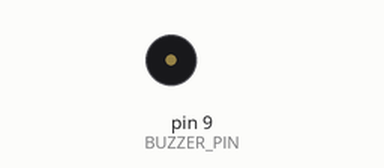
Simulated run of this sketch. Board: Arduino Uno, built with avr-gcc and run on an emulated ATmega328P. Parts: buzzer (waves = sounding).

Above: at 1.27 s.
At 12.5 s:
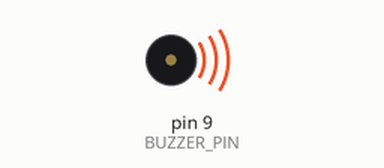
Timing chart, 0 to 21.2 s (numbered marks = the images above):
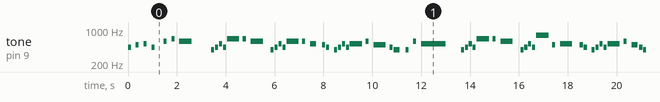

Measured:
- by itself, tone on pin 9 (BUZZER_PIN): plays 440 Hz for 0.13 s, 494 Hz for 0.13 s, 523 Hz for 0.13 s, 440 Hz for 0.13 s, 587 Hz for 0.13 s, 659 Hz for 0.13 s … (296 notes in this stretch)

The sketch:

code.ino
```cpp
#include "pitches.h"

#define BUZZER_PIN 9

int melody[] = {
  NOTE_A4, REST, NOTE_B4, REST, NOTE_C5, REST, NOTE_A4, REST,
  NOTE_D5, REST, NOTE_E5, REST, NOTE_D5, REST,

  NOTE_G4, NOTE_A4, NOTE_C5, NOTE_A4, NOTE_E5, NOTE_E5, REST,
  NOTE_D5, REST,

  NOTE_G4, NOTE_A4, NOTE_C5, NOTE_A4, NOTE_D5, NOTE_D5, REST,
  NOTE_C5, REST, NOTE_B4, NOTE_A4, REST,

  NOTE_G4, NOTE_A4, NOTE_C5, NOTE_A4, NOTE_C5, NOTE_D5, REST,
  NOTE_B4, NOTE_A4, NOTE_G4, REST, NOTE_G4, REST, NOTE_D5, REST, NOTE_C5, REST,

  NOTE_G4, NOTE_A4, NOTE_C5, NOTE_A4, NOTE_E5, NOTE_E5, REST,
  NOTE_D5, REST,

  NOTE_G4, NOTE_A4, NOTE_C5, NOTE_A4, NOTE_G5, NOTE_B4, REST,
  NOTE_C5, REST, NOTE_B4, NOTE_A4, REST,

  NOTE_G4, NOTE_A4, NOTE_C5, NOTE_A4, NOTE_C5, NOTE_D5, REST,
  NOTE_B4, NOTE_A4, NOTE_G4, REST, NOTE_G4, REST, NOTE_D5, REST, NOTE_C5, REST,

  NOTE_C5, REST, NOTE_D5, REST, NOTE_G4, REST, NOTE_D5, REST, NOTE_E5, REST,
  NOTE_G5, NOTE_F5, NOTE_E5, REST,

  NOTE_C5, REST, NOTE_D5, REST, NOTE_G4, REST
};

int durations[] = {
  8, 8, 8, 8, 8, 8, 8, 4,
  8, 8, 8, 8, 2, 2,

  8, 8, 8, 8, 2, 8, 8,
  2, 8,

  8, 8, 8, 8, 2, 8, 8,
  4, 8, 8, 8, 8,

  8, 8, 8, 8, 2, 8, 8,
  2, 8, 4, 8, 8, 8, 8, 8, 1, 4,

  8, 8, 8, 8, 2, 8, 8,
  2, 8,

  8, 8, 8, 8, 2, 8, 8,
  2, 8, 8, 8, 8,

  8, 8, 8, 8, 2, 8, 8,
  4, 8, 3, 8, 8, 8, 8, 8, 1, 4,

  2, 6, 2, 6, 4, 4, 2, 6, 2, 3,
  8, 8, 8, 8,

  2, 6, 2, 6, 2, 1
};

void setup()
{
  pinMode(BUZZER_PIN, OUTPUT);
}

void loop()
{
  int size = sizeof(durations) / sizeof(int);

  for (int note = 0; note < size; note++) {
    int duration = 1000 / durations[note];
    tone(BUZZER_PIN, melody[note], duration);

    int pauseBetweenNotes = duration * 1.30;
    delay(pauseBetweenNotes);

    noTone(BUZZER_PIN);
  }
}
```
